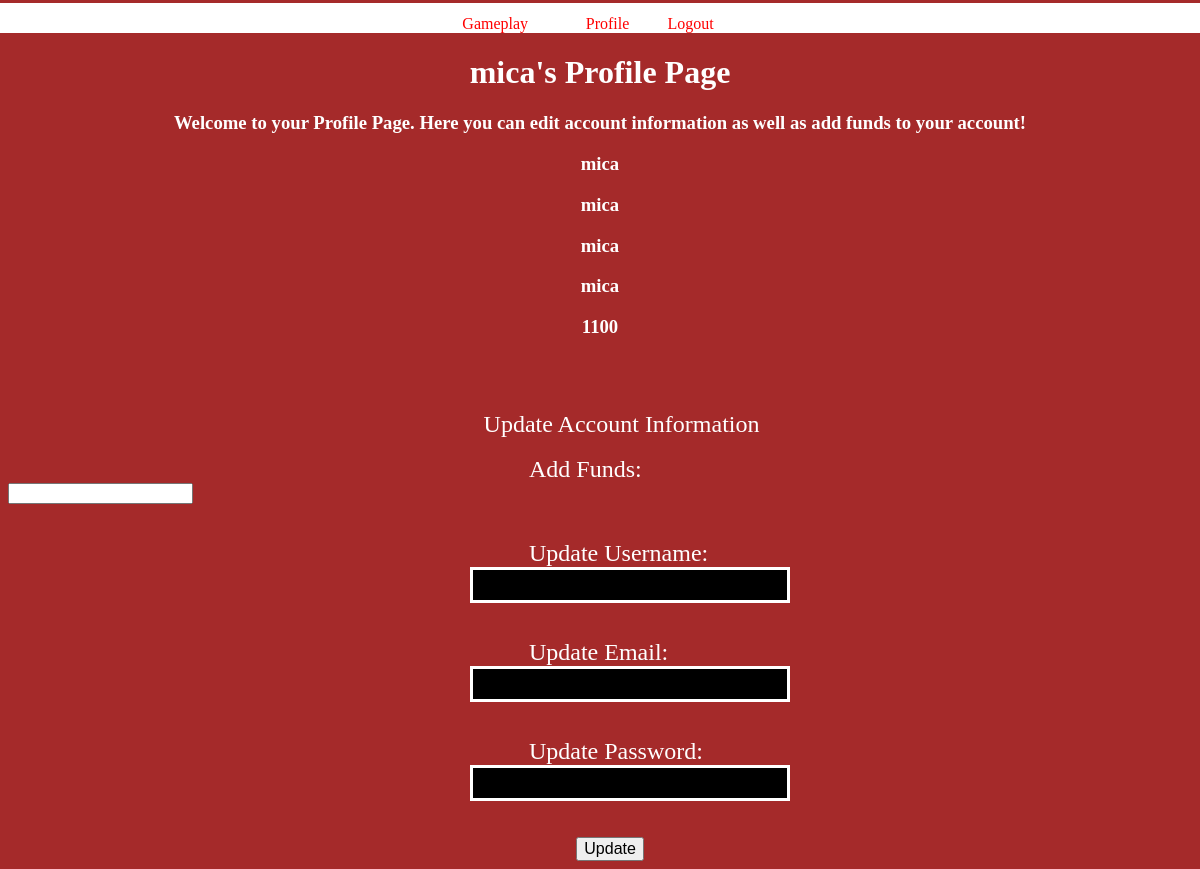
Before: /profile_page (signed in) with the older database file.
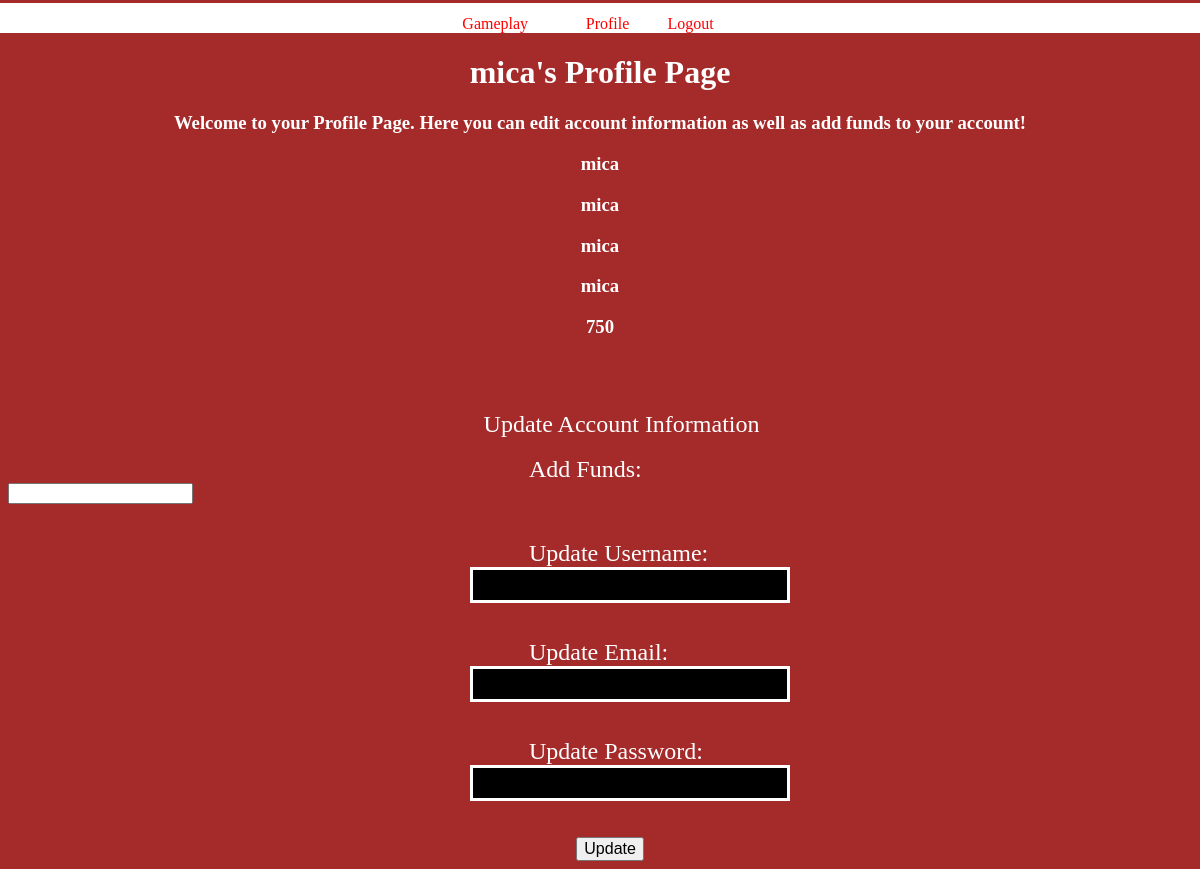
After: the same page with the newer database file.
### package/Databases/database_model.py (models this page shows, shortened)
class User(db.Model, UserMixin):
    __tablename__ = 'user'
    id          = db.Column(db.Integer, primary_key=True)
    first_name  = db.Column(db.String(60), nullable=False)
    last_name   = db.Column(db.String(60), nullable=False)
    email       = db.Column(db.String(60), unique=True, nullable=False)
    username    = db.Column(db.String(60), nullable=False, unique=True)
    password    = db.Column(db.String(60), nullable=False)
    funds       = db.Column(db.Integer, nullable=True)
    player      = db.relationship("Player", uselist=False, backref='user')

### package/routes/AccountRoutes.py (the view, shortened to what this page needs)
@login_required
@app.route('/profile_page', methods=['GET', 'POST'])
def profile_page():
    form = UpdateAccountFlaskForm()
    delete_form = DeleteAccountFlaskForm()
    if delete_form.validate_on_submit():
        db.session.delete(current_user)
        db.session.commit()
        return redirect(url_for('login'))
    return render_template("ProfilePage.html", form=form, delete_form=delete_form)

### package/Forms/AccountForms.py (shortened to what this page needs)
class UpdateAccountFlaskForm(FlaskForm):
    add_funds = IntegerField("Add Funds: ")
    username = StringField('Update Username: ')
    email = StringField('Update Email: ')
    password = PasswordField('Update Password: ')
    submit = SubmitField('Update')

class DeleteAccountFlaskForm(FlaskForm):
    submit = SubmitField('Delete Account')

### package/Databases/database_model.py (called while the page is built)
@login_manager.user_loader
def load_user(user_id):
    return User.query.get(int(user_id))

### package/templates/ProfilePage.html (shortened to what this page needs)
{% extends "ParentAccount/ParentTemplate.html" %}
{% block stylesheet %}
    <link href="../static/css/GameplayStyle.css" rel="stylesheet" type="text/css">
{% endblock %}
{% block profile_page %}
    <h1 align="center" id="title">{{ current_user.username }}'s Profile Page</h1>
    <h3 align="center" id="title">Welcome to your Profile Page.  Here you can edit account information as well
        as add funds to your account!
    </h3>
    <h3 align="center" id="title">{{ current_user.first_name }}</h3>
    <h3 align="center" id="title">{{ current_user.last_name }}</h3>
    <h3 align="center" id="title">{{ current_user.email }}</h3>
    <h3 align="center" id="title">{{ current_user.username }}</h3>
    <h3 align="center" id="title">{{ current_user.funds }}</h3>
    <br><br><br>
    <form class="form" action="" name="EditAccount" method="post">
        <legend id="legend">Update Account Information</legend><br>
        <label id="form_label">{{ form.add_funds.label }}</label><br>
        {% if form.add_funds.errors %}
            <div class="form_errors">
                {% for error in form.add_funds.errors %}
                    {{ error }}
                {% endfor %}
            </div>
        {% else %}
            {{ form.add_funds }}<br><br><br>
        {% endif %}
        <label id="form_label">{{ form.username.label }}</label><br>
        {% if form.username.errors %}
            {% for error in form.username.errors %}
                {{ error }}
            {% endfor %}
        {% else %}
            {{ form.username }}<br><br><br>
        {% endif %}
        <label id="form_label">{{ form.email.label }}</label><br>
        {% if form.email.errors %}
            {% for error in form.email.errors %}
                {{ error }}
            {% endfor %}
        {% else %}
            {{ form.email }}<br><br><br>
        {% endif %}
        <label id="form_label">{{ form.password.label }}</label><br>
        {% if form.password.errors %}
            {% for error in form.password.errors %}
                {{ error }}
            {% endfor %}
        {% else %}
            {{ form.password }}<br><br><br>
        {% endif %}
        {{ form.submit }}
    </form>
{% endblock %}

### package/templates/ParentAccount/ParentTemplate.html (shortened to what this page needs)
<!DOCTYPE html>
<html lang="en">
<head>
    {% block stylesheet %}{% endblock %}
</head>
<body>
    <nav>
        <ul>
            <div class="table">
                <div class="row">
                    <div class="gameplay_link">
                        <li><a href="{{ url_for('gameplay_page') }}">Gameplay</a> </li>
                    </div>
                    <div class="create_account_link">
                        <li><a href="{{ url_for('profile_page') }}">Profile</a> </li>
                    </div>
                    <div class="login_link">
                        <li><a href="{{ url_for('logout') }}">Logout</a> </li>
                    </div>
                </div>
            </div>
        </ul>
    </nav>
    {% block profile_page %}{% endblock %}
</body>
</html>

### package/static/css/GameplayStyle.css (style rules this page uses)
body { background-color: brown; }
nav { margin-left: -1%; margin-right: -1%; margin-top: -1.11%; background-color: white; color: gold; height: 25%; }
nav ul { list-style-type: none; }
nav ul li { display: inline; }
nav ul li a:link { font-size: 100%; color: red; text-decoration: none; }
.table { padding-top: 1%; margin-left: 36.5%; width: 25%;display: table; }
.row { display: table-row; }
.gameplay_link { display: table-cell; }
.create_account_link { display: table-cell; }
.login_link { display: table-cell; }
#title { color: white; }
#legend { color: white; font-size: 150%; margin-left: 40%; }
#form_label { color: white; font-size: 150%; margin-left: 44%; }
input[type=text] { margin-left: 39%; background-color: black; color: white; font-size: 150%; border: solid white; }
input[type=password] { margin-left: 39%; background-color: black; color: white; font-size: 150%; border: solid white; }
input[type=submit] { margin-left: 48%; font-size: 100%; }

Changed rows visible on the page:
changed User "mica": funds "1100" → "750"
